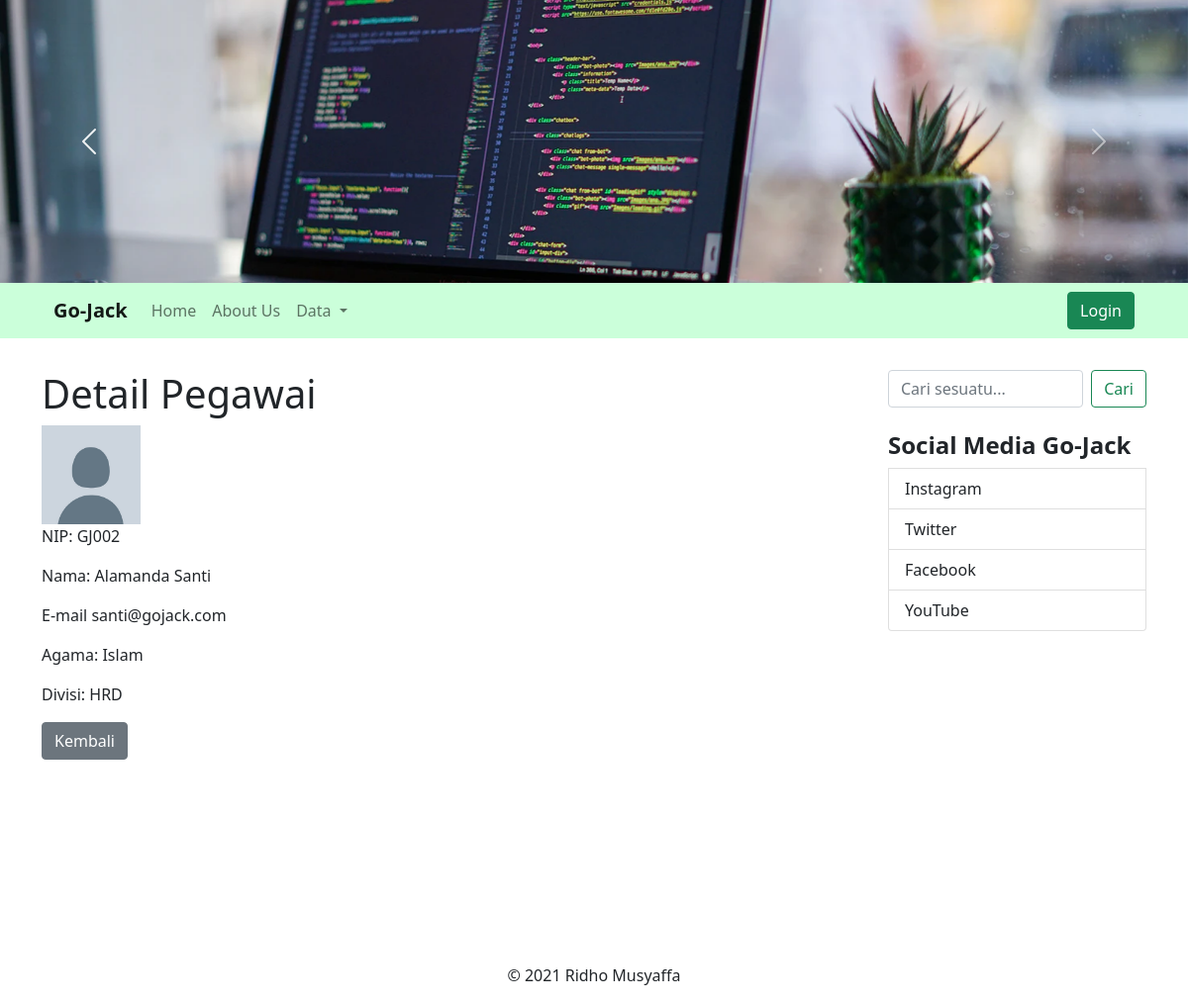
The app's page /index.php?hal=detail-data&id=15 with its own data.
### tables this page shows
CREATE TABLE `pegawai` (
  `id` int(11) NOT NULL,
  `nip` varchar(5) NOT NULL,
  `nama` varchar(50) NOT NULL,
  `email` varchar(50) NOT NULL,
  `agama` enum('Islam','Protestan','Katolik','Hindu','Buddha','Konghucu') NOT NULL,
  `iddivisi` int(11) NOT NULL,
  `foto` varchar(50) NOT NULL
);

CREATE TABLE `divisi` (
  `id` int(11) NOT NULL,
  `nama` varchar(50) NOT NULL
);

### koneksi.php (called while the page is built, shortened)
<?php
class Db {
    protected $servername = "localhost";
    protected $username = "root";
    protected $password = "";
    public function __construct() {
        try {
            $this->conn = new PDO("mysql:host=$this->servername;dbname=dbpegawai",$this->username, $this->password);
        } catch (PDOException $e) {
            echo "Connection failed: ", $e->getMessage();
        }
    }
}

### models/Pegawai.php (called while the page is built, shortened)
<?php
class Pegawai extends Db {
    public function getPegawai($id){
        $stmt = $this->conn->prepare("SELECT Pegawai.*, Divisi.id as divisiId, Divisi.nama as namaDivisi FROM Pegawai INNER JOIN Divisi ON Pegawai.iddivisi = Divisi.id WHERE Pegawai.id = :id");
        $stmt->bindParam(':id', $id);
        $stmt->execute();
        $stmt->setFetchMode(PDO::FETCH_ASSOC);
        return $stmt->fetch();
    }
}

### pages/detail.php (the view, shortened to what this page needs)
<?php
require 'koneksi.php';
require 'models/Pegawai.php' ;
$pegawai = new Pegawai();
$dataPegawai = $pegawai->getPegawai($_GET['id']);
?>
<h1>Detail Pegawai</h1>
<div>
<img style="width: 100px;" src="img/<?=$dataPegawai['foto']?>" alt="<?=$dataPegawai[ 'nama']?>">
<p>NIP: <?=$dataPegawai["nip"]?></p>
<p>Nama: <?=$dataPegawai[ 'nama']?></p>
<p>E-mail <?=$dataPegawai['email']?></p>
<p>Agama: <?=$dataPegawai['agama']?></p>
<p>Divisi: <?=$dataPegawai['namaDivisi']?></p>
<form action="controllers/pegawaiController.php" method="POST">
<div class="d-flex justify-content-between">
    <div>
      <a href="index.php?hal=data-pegawai" class="btn btn-secondary">Kembali</a>
    </div>
</div>
</form>
</div>

### pages/kode_atas.php (style rules this page uses)
body { overflow-x: hidden; }

### records on screen
pegawai: foto (picture), nip "GJ002", nama "Alamanda Santi", email "santi@gojack.com", agama "Islam", iddivisi.nama "HRD"
